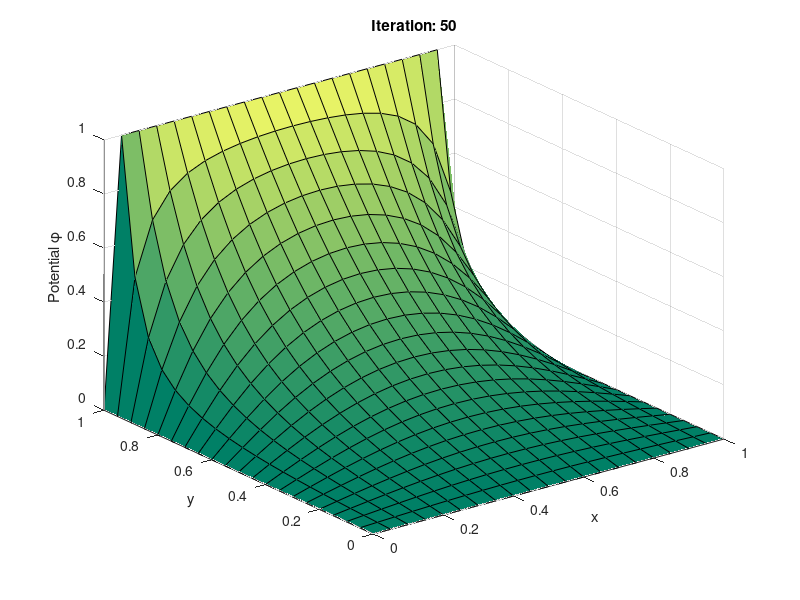
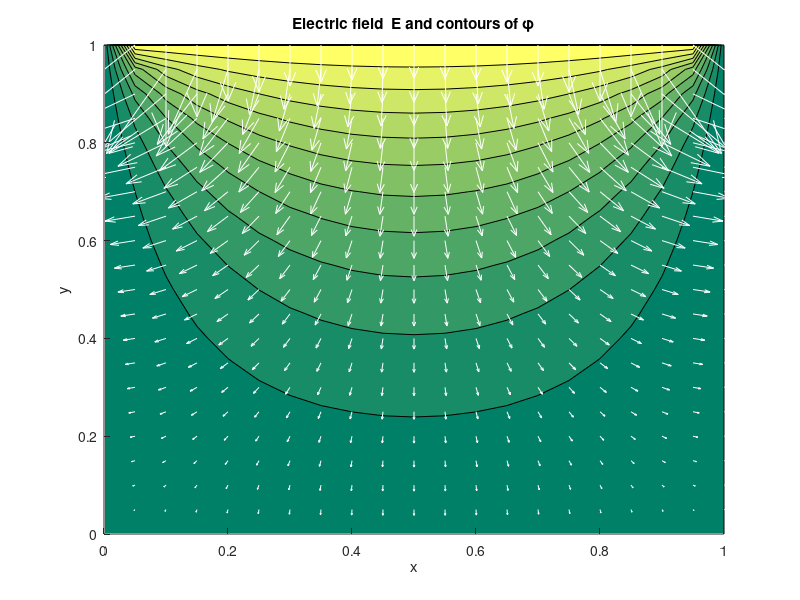

These charts were generated, in order, by the following MATLAB code:
% laplace_sor.m
% Solve the Laplace equation with Dirichlet BCs using successive
% overrelaxation (SOR)

% Clear memory and show only a few digits
clear all; format short; clf; 

% Parameters
h=0.05;         % Spatial step
max_iter=1e+4;  % Maximum number of iterations
min_diff=1e-6;  % Convergence criterion
skip=10;        % Only plot every skip iterations

% Vectors of x and y values
x=0:h:1; y=x;
L=length(x);

% Analytic result for optimal value
omega_opt=2/(1+sin(pi/L));
disp(['Optimal omega:',num2str(omega_opt)]);
omega=omega_opt;

% Over-relaxation factor
%omega=1.5;
%omega=1.2;
%omega=1;

% Initial phi
phi=zeros(L);

% Impose BCs
phi(2:L-1,L)=1;

% Relaxation loop
figure(1);
colormap(summer);
for iter=1:max_iter
    
  % Keep this for the convergence test
  old_phi=phi;
  
  % Loop over interior points: update in place using SOR, preserve BCs
  for j=2:L-1
    for l=2:L-1
      gs=0.25*(phi(j-1,l)+phi(j+1,l)+ ...
                     phi(j,l-1)+phi(j,l+1));
      phi(j,l)=(1-omega)*phi(j,l)+omega*gs;
    end
  end

  % Plot updated solution
  if rem(iter,skip) == 0
    colormap(summer);
    surfc(x,y,phi');
    %shading interp;
    xlabel('x');
    ylabel('y');
    zlabel('Potential \phi');
    title(['Iteration: ',num2str(iter)]);   
    drawnow;
  end
  
  % Break if change is suitably small
  diff=max(abs(phi-old_phi));
  if (diff < min_diff) 
    disp('Relaxation converged...');
    break;
  end
end

% Display number of iterations
disp(['Number of iterations: ',num2str(iter)]);

% Determine the electric field by differencing. Note MATLAB's
% perverse identification of the first index in a matrix with
% y, wherever a functional dependence z=z(x,y) is implied.
[Ey, Ex]=gradient(phi,h);
Ex=-Ex; Ey=-Ey;

% Plot also the electric field 
figure(2); clf reset;
hold on;
colormap(summer);
contourf(x,y,phi');
scale=10;
quiver(x,y,Ex',Ey',scale,'w');
xlabel('x');
ylabel('y');
title('Electric field {\bf E} and contours of \phi');
axis([0 1 0 1]);
hold off;
